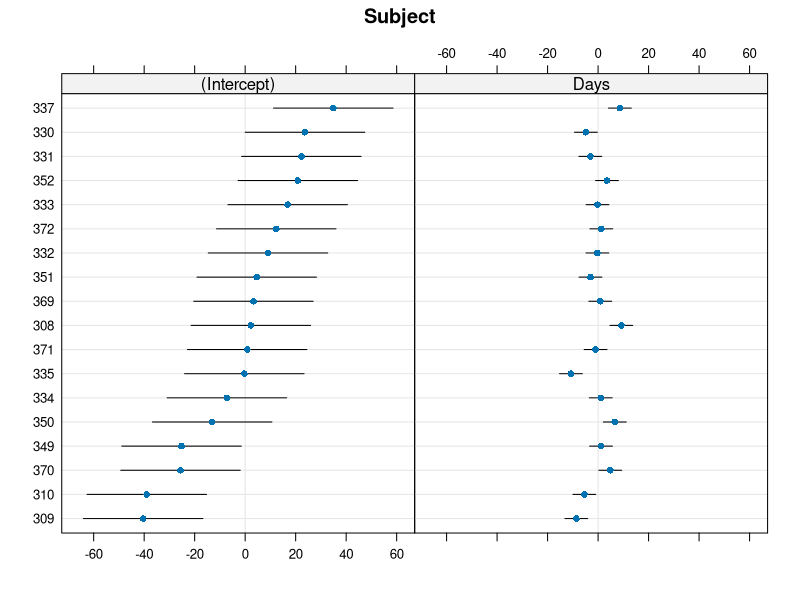
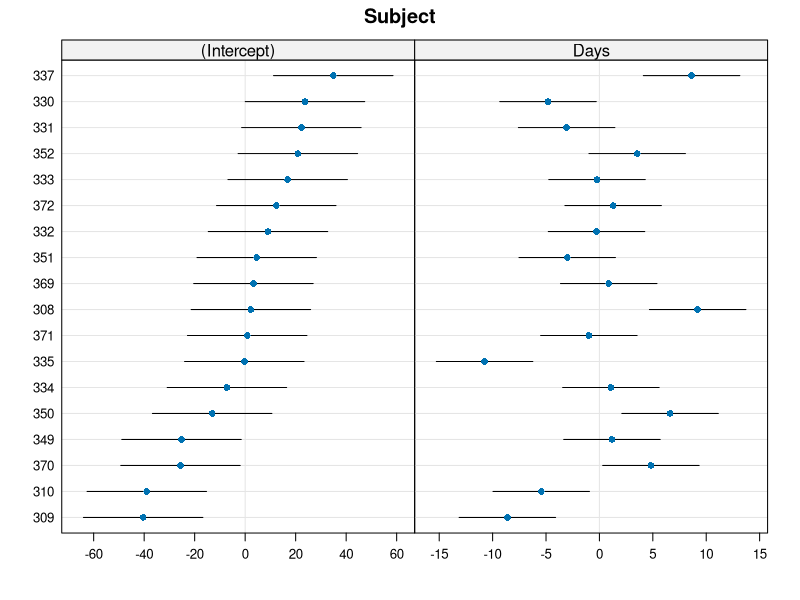
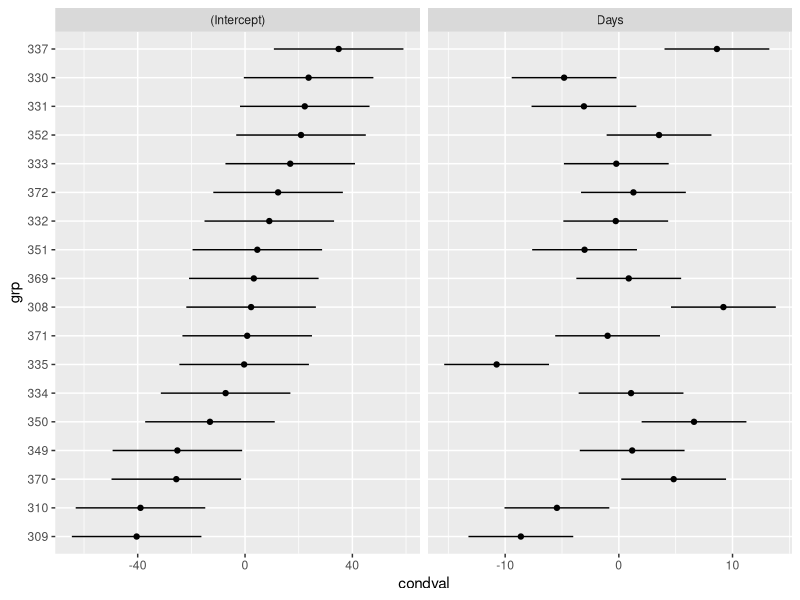

Recreate these plots in R, in order.
library(lme4)


### Name: ranef
### Title: Extract the modes of the random effects
### Aliases: ranef ranef.merMod dotplot.ranef.mer qqmath.ranef.mer
###   as.data.frame.ranef.mer
### Keywords: methods models

### ** Examples

require(lattice)
fm1 <- lmer(Reaction ~ Days + (Days|Subject), sleepstudy)
fm2 <- lmer(Reaction ~ Days + (1|Subject) + (0+Days|Subject), sleepstudy)
fm3 <- lmer(diameter ~ (1|plate) + (1|sample), Penicillin)
ranef(fm1)
str(rr1 <- ranef(fm1))
dotplot(rr1)  ## default
## specify free scales in order to make Day effects more visible
dotplot(rr1,scales = list(x = list(relation = 'free')))[["Subject"]]
ranef(fm2)
op <- options(digits = 4)
ranef(fm3, drop = TRUE)
options(op)
## as.data.frame() provides RE's and conditional standard deviations:
str(dd <- as.data.frame(rr1))
if (require(ggplot2)) {
    ggplot(dd, aes(y=grp,x=condval)) +
        geom_point() + facet_wrap(~term,scales="free_x") +
        geom_errorbarh(aes(xmin=condval -2*condsd,
                           xmax=condval +2*condsd), height=0)
}
